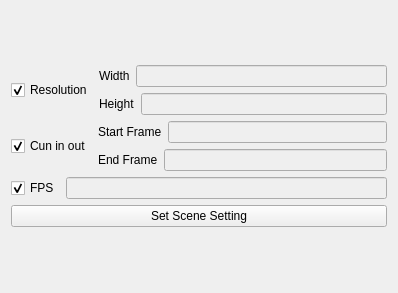
<?xml version="1.0" encoding="UTF-8"?>
<ui version="4.0">
 <class>CSI_QWidget</class>
 <widget class="QWidget" name="CSI_QWidget">
  <property name="geometry">
   <rect>
    <x>0</x>
    <y>0</y>
    <width>398</width>
    <height>293</height>
   </rect>
  </property>
  <property name="sizePolicy">
   <sizepolicy hsizetype="Preferred" vsizetype="Minimum">
    <horstretch>0</horstretch>
    <verstretch>0</verstretch>
   </sizepolicy>
  </property>
  <property name="windowTitle">
   <string>CSI</string>
  </property>
  <layout class="QVBoxLayout" name="verticalLayout_2">
   <item>
    <layout class="QVBoxLayout" name="verticalLayout">
     <item>
      <layout class="QHBoxLayout" name="horizontalLayout_5">
       <item>
        <widget class="QCheckBox" name="resolution_QCheckBox">
         <property name="text">
          <string>Resolution</string>
         </property>
         <property name="checked">
          <bool>true</bool>
         </property>
        </widget>
       </item>
       <item>
        <layout class="QVBoxLayout" name="verticalLayout_3">
         <item>
          <layout class="QHBoxLayout" name="horizontalLayout_6">
           <item>
            <widget class="QLabel" name="label_4">
             <property name="text">
              <string>Width</string>
             </property>
            </widget>
           </item>
           <item>
            <widget class="QLineEdit" name="Resolution_Width_QLineEdit">
             <property name="enabled">
              <bool>false</bool>
             </property>
            </widget>
           </item>
          </layout>
         </item>
         <item>
          <layout class="QHBoxLayout" name="horizontalLayout_7">
           <item>
            <widget class="QLabel" name="label_5">
             <property name="text">
              <string>Height</string>
             </property>
            </widget>
           </item>
           <item>
            <widget class="QLineEdit" name="Resolution_Height_QLineEdit">
             <property name="enabled">
              <bool>false</bool>
             </property>
            </widget>
           </item>
          </layout>
         </item>
        </layout>
       </item>
      </layout>
     </item>
     <item>
      <layout class="QHBoxLayout" name="horizontalLayout_3">
       <item>
        <widget class="QCheckBox" name="Cutinout_QCheckBox">
         <property name="text">
          <string>Cun in out</string>
         </property>
         <property name="checked">
          <bool>true</bool>
         </property>
        </widget>
       </item>
       <item>
        <layout class="QVBoxLayout" name="verticalLayout_4">
         <item>
          <layout class="QHBoxLayout" name="horizontalLayout_9">
           <item>
            <widget class="QLabel" name="label">
             <property name="text">
              <string>Start Frame</string>
             </property>
            </widget>
           </item>
           <item>
            <widget class="QLineEdit" name="StartFrame_QLineEdit">
             <property name="enabled">
              <bool>false</bool>
             </property>
            </widget>
           </item>
          </layout>
         </item>
         <item>
          <layout class="QHBoxLayout" name="horizontalLayout_8">
           <item>
            <widget class="QLabel" name="label_6">
             <property name="text">
              <string>End Frame</string>
             </property>
            </widget>
           </item>
           <item>
            <widget class="QLineEdit" name="EndFrame_QLineEdit">
             <property name="enabled">
              <bool>false</bool>
             </property>
            </widget>
           </item>
          </layout>
         </item>
        </layout>
       </item>
      </layout>
     </item>
     <item>
      <layout class="QHBoxLayout" name="horizontalLayout_2">
       <item>
        <widget class="QCheckBox" name="Fps_QCheckBox">
         <property name="text">
          <string>FPS</string>
         </property>
         <property name="checked">
          <bool>true</bool>
         </property>
        </widget>
       </item>
       <item>
        <widget class="QLineEdit" name="Fps_QLineEdit">
         <property name="enabled">
          <bool>false</bool>
         </property>
        </widget>
       </item>
      </layout>
     </item>
     <item>
      <layout class="QHBoxLayout" name="horizontalLayout">
       <item>
        <widget class="QPushButton" name="Set_QButton">
         <property name="text">
          <string>Set Scene Setting</string>
         </property>
        </widget>
       </item>
      </layout>
     </item>
    </layout>
   </item>
  </layout>
 </widget>
 <resources/>
 <connections/>
</ui>
